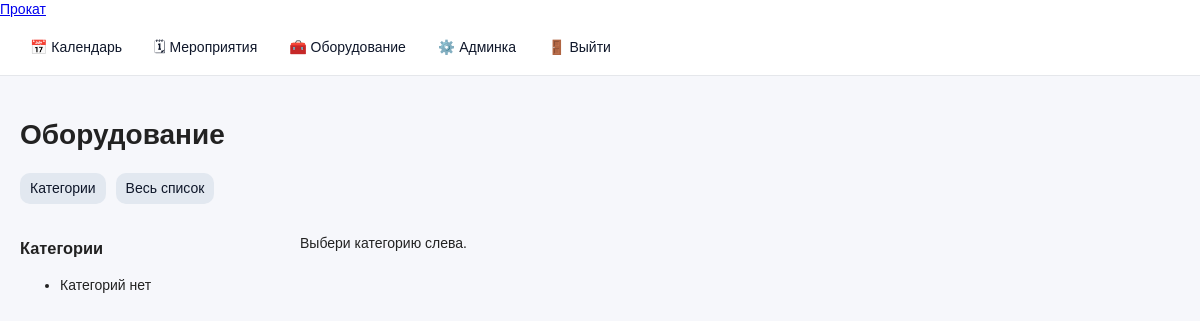
Page /equipment/ (signed in) on the earlier database version.
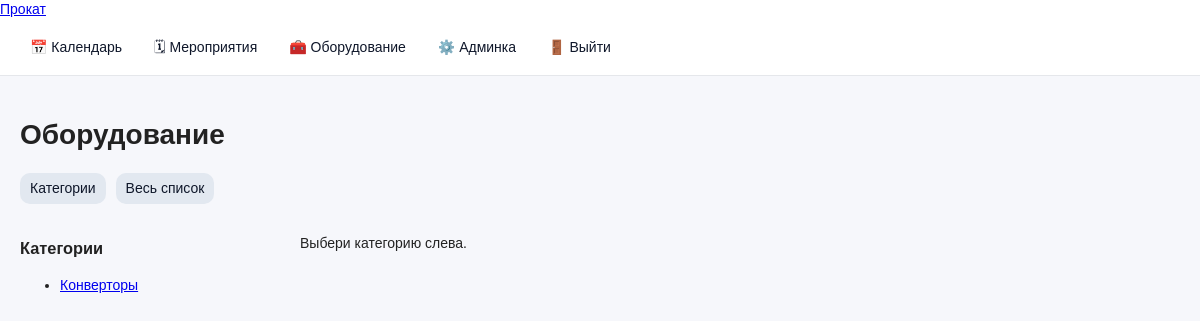
Same page on the later database version.
### inventory/models.py (models this page shows, shortened)
class EquipmentCategory(models.Model):
    name = models.CharField(max_length=100, unique=True)

### inventory/views.py (the view, shortened to what this page needs)
# urls.py: path('equipment/', equipment_list_categories_view, name='equipment_list'),
@login_required
def equipment_list_categories_view(request):
    start = request.GET.get('start', '')
    end = request.GET.get('end', '')
    start_dt = _parse_dt(start)
    end_dt = _parse_dt(end)
    categories = EquipmentCategory.objects.all().order_by('name')
    equipments = Equipment.objects.select_related('category').order_by('category__name', 'name')
    availability = {}
    by_category = {}
    for eq in equipments:
        by_category.setdefault(eq.category_id, []).append(eq)
    return render(request, 'inventory/equipment_list_categories.html', {
        'categories': categories,
        'by_category': by_category,
        'start': start,
        'end': end,
        'availability': availability,
    })

### inventory/views.py (called while the page is built, shortened)
def _parse_dt(value: str):
    if not value:
        return None

### inventory/templates/inventory/equipment_list_categories.html (shortened to what this page needs)
{% extends "base.html" %}
{% block content %}
<h1>Оборудование</h1>
<div class="toolbar">
    <a class="btn-secondary" href="{% url 'equipment_list' %}?mode=categories">Категории</a>
    <a class="btn-secondary" href="{% url 'equipment_list' %}?mode=all">Весь список</a>
</div>
<div style="display:flex; gap:20px;">
    <div style="min-width:260px;">
        <h3>Категории</h3>
        <ul>
            {% for c in categories %}
                <li>
                    <a href="{% url 'equipment_list' %}?mode=categories&category={{ c.id }}">
                        {{ c.name }}
                    </a>
                </li>
            {% empty %}
                <li>Категорий нет</li>
            {% endfor %}
        </ul>
    </div>
    <div style="flex:1;">
        {% if selected_category %}
            <h3>{{ selected_category.name }}</h3>
            {% if items %}
                <table class="list-table">
                    <thead>
                        <tr>
                            <th>Название</th>
                            <th style="width:160px;">Кол-во</th>
                            <th style="width:140px;">Исправность</th>
                            {% if can_edit %}
                                <th style="width:160px;">Действия</th>
                            {% endif %}
                        </tr>
                    </thead>
                    <tbody>
                        {% for item in items %}
                            <tr>
                                <td>
                                    <a href="{% url 'equipment_detail' item.id %}">{{ item.name }}</a>
                                </td>
                                <td>{{ item.quantity_total }}</td>
                                <td>{{ item.get_status_display }}</td>
                                {% if can_edit %}
                                <td>
                                    <a class="btn-secondary" href="{% url 'equipment_edit' item.id %}">Редактировать</a>
                                </td>
                                {% endif %}
                            </tr>
                        {% endfor %}
                    </tbody>
                </table>
            {% else %}
                <p>В этой категории нет оборудования.</p>
            {% endif %}
        {% else %}
            <p>Выбери категорию слева.</p>
        {% endif %}
    </div>
</div>
{% endblock %}

### backend/templates/base.html (shortened to what this page needs)
{% load static %}
<!DOCTYPE html>
<html lang="ru">
<head>
    <link rel="stylesheet" href="{% static 'css/base.css' %}">
    <link rel="stylesheet" href="{% static 'css/calendar.css' %}">
</head>
<body>
<header class="topbar">
    <div class="topbar-inner">
        <div class="brand">
            <a href="{% url 'calendar' %}">Прокат</a>
        </div>
        <nav class="nav">
            <a class="nav-link" href="{% url 'calendar' %}">📅 Календарь</a>
            <a class="nav-link" href="{% url 'event_list' %}">🗓 Мероприятия</a>
            <a class="nav-link" href="{% url 'equipment_list' %}">🧰 Оборудование</a>
            {% if user.is_superuser %}
                <a class="nav-link" href="/admin/">⚙️ Админка</a>
            {% endif %}
            <a class="nav-link" href="{% url 'logout' %}">🚪 Выйти</a>
        </nav>
    </div>
</header>
<main class="container">
    {% block content %}{% endblock %}
</main>
</body>
</html>

### static/css/base.css (style rules this page uses)
* { box-sizing: border-box; }
body { margin: 0; font-family: Arial, Helvetica, sans-serif; font-size: 14px; line-height: 1.4; color: #222; background: #f6f7fb; }
header { background: #ffffff; border-bottom: 1px solid #e5e7eb; }
nav { max-width: 1200px; margin: 0 auto; padding: 12px 20px; display: flex; gap: 12px; align-items: center; }
nav a { color: #0f172a; text-decoration: none; padding: 6px 10px; border-radius: 8px; }
main { max-width: 1200px; margin: 0 auto; padding: 20px; }
.btn-secondary { display: inline-block; padding: 6px 10px; border-radius: 10px; background: #e2e8f0; color: #0f172a; text-decoration: none; margin-right: 6px; }
.toolbar { margin: 12px 0 16px 0; }

Differences in the rows shown:
added EquipmentCategory: name "Конверторы"
Other differences:
text no longer shown: "Категорий нет"
